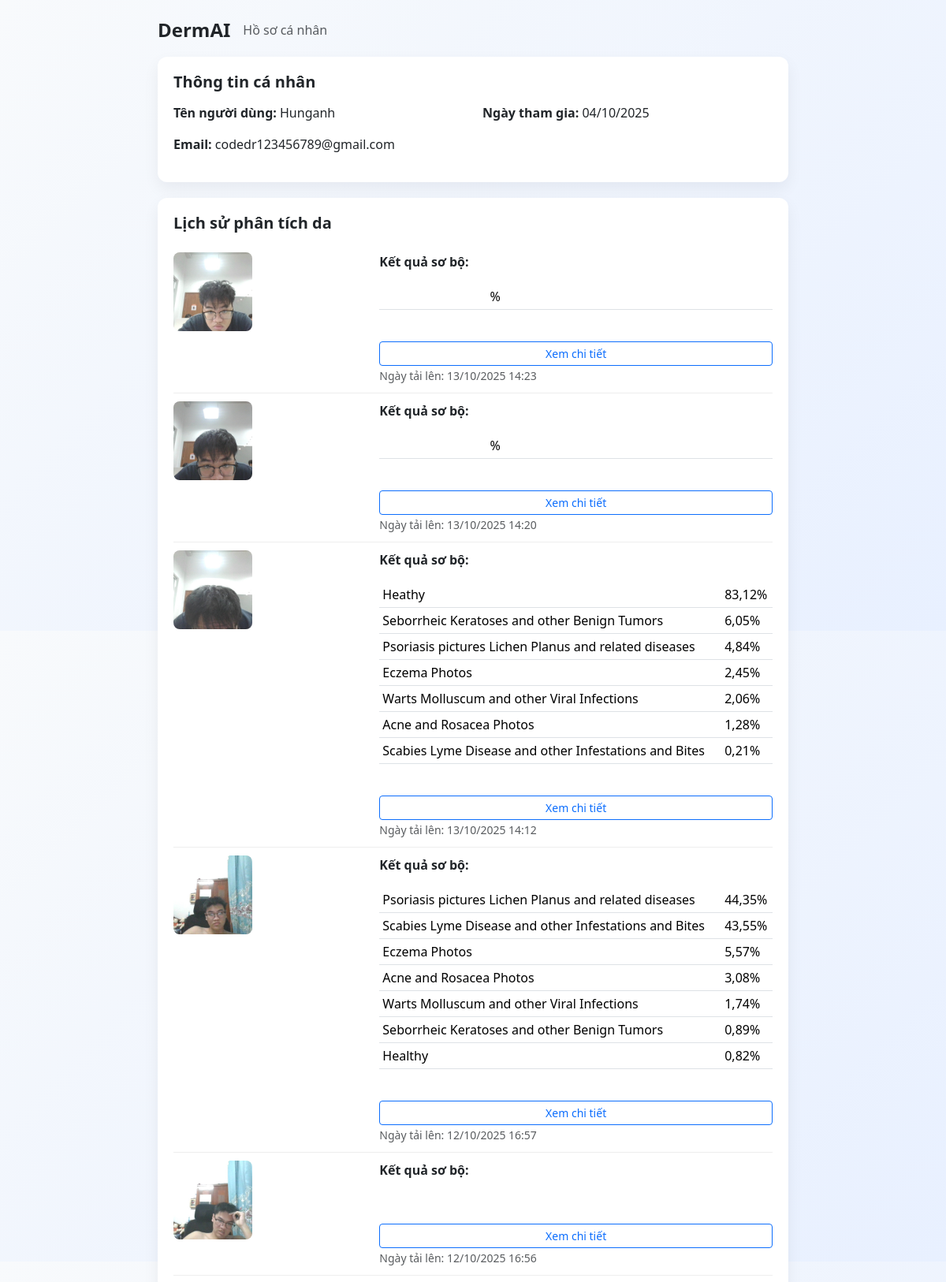
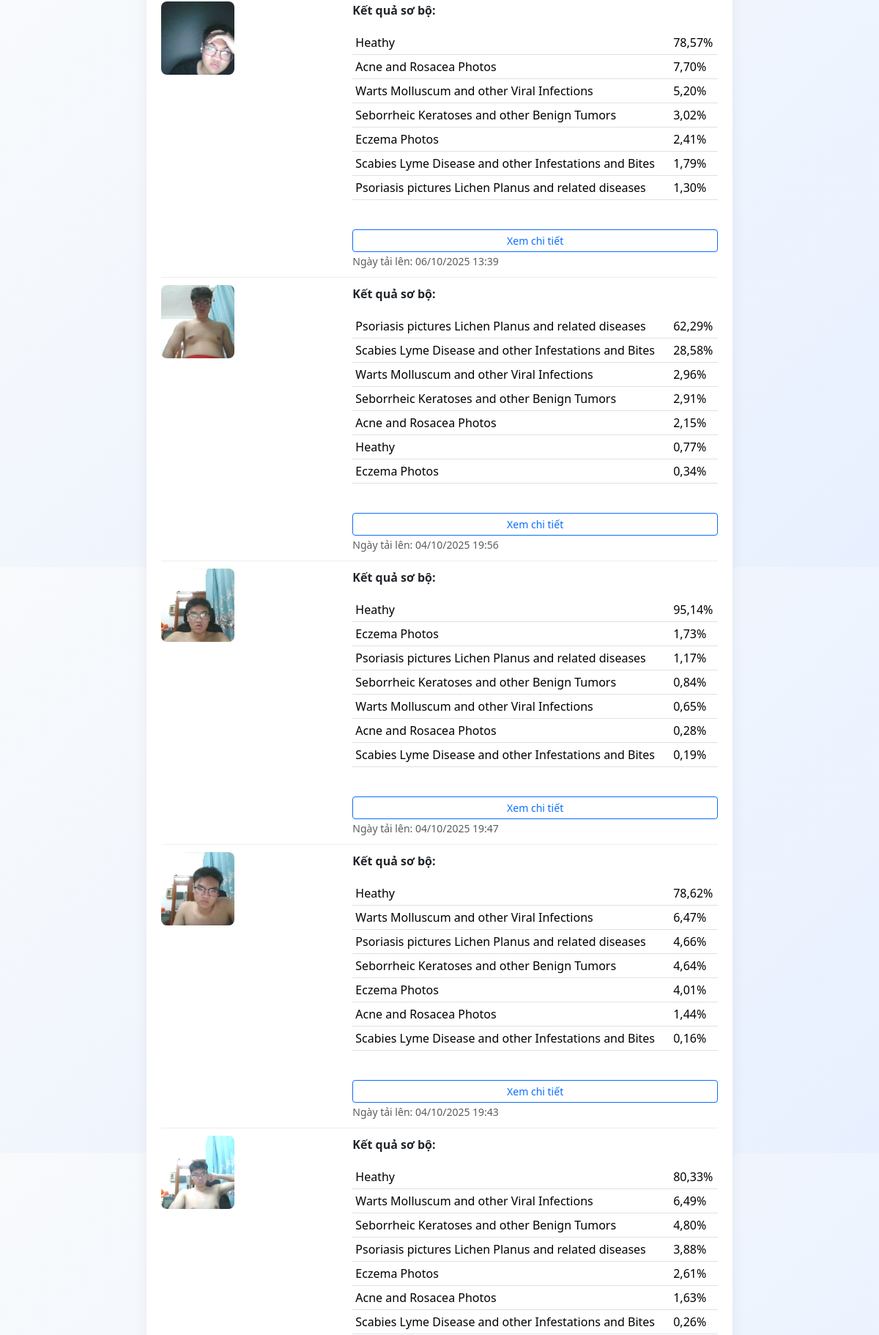
/profile/ (signed in, upper part), run on the app's committed database (2 pictures, top to bottom).
### Dermal/models.py (models this page shows, shortened)
class Profile(models.Model):
    user = models.OneToOneField(User, on_delete=models.CASCADE)
    bio = models.TextField(blank=True)
    title = models.CharField(max_length=100, blank=True)
    location = models.CharField(max_length=100, blank=True)
    avatar = models.ImageField(upload_to='avatars/', blank=True, null=True)
    birth_date = models.DateField(null=True, blank=True)

class Dermal_image(models.Model):
    image = models.ImageField(
        upload_to='dermal_images/', blank=True, null=True)
    uploaded_at = models.DateTimeField(auto_now_add=True)
    user = models.ForeignKey(Profile, on_delete=models.CASCADE)
    result = models.JSONField(blank=True, null=True)
    drug_history = models.TextField(blank=True, null=True)
    illness_history = models.TextField(blank=True, null=True)
    age = models.IntegerField(blank=True, null=True)
    heatmap = models.ImageField(upload_to='heatmaps/', blank=True, null=True)
    more_predict = models.TextField(blank=True, null=True)
    symptom = models.TextField(blank=True, null=True)
    gender = models.TextField(blank=True, null=True)
    explain = models.TextField(blank=True, null=True)

### Dermal/views.py (the view)
# urls.py: path('profile/', your_profile, name='your_profile'),
@login_required
def your_profile(request):
    profile = get_object_or_404(Profile, user=request.user)
    posts = Post.objects.filter(author=profile).order_by('-created_at')
    comments = Comment.objects.filter(author=profile).order_by('-created_at')
    classifications = Dermal_image.objects.filter(
        user=profile).order_by('-uploaded_at')
    return render(request, 'profile.html', {'profile': profile, 'posts': posts, 'comments': comments, 'classifications': classifications})

### Dermal/templates/profile.html (shortened to what this page needs)
<!doctype html>
<html lang="vi">
<head>
    <link href="https://cdn.jsdelivr.net/npm/bootstrap@5.3.2/dist/css/bootstrap.min.css" rel="stylesheet">
</head>
<body class="vh-100 d-flex flex-column align-items-center">
    <div class="profile-container w-100">
        <div class="d-flex align-items-center mb-3">
            <div class="brand fs-4 fw-bold me-3">DermAI</div>
            <div class="hint text-muted">Hồ sơ cá nhân</div>
        </div>
        <div class="profile-card">
            <h5 class="section-title">Thông tin cá nhân</h5>
            <div class="row">
                <div class="col-md-6">
                    <p><strong>Tên người dùng:</strong> {{ profile.user.username }}</p>
                    <p><strong>Email:</strong> {{ profile.user.email }}</p>
                </div>
                <div class="col-md-6">
                    <p><strong>Ngày tham gia:</strong> {{ profile.user.date_joined|date:"d/m/Y" }}</p>
                </div>
            </div>
        </div>
        <div class="profile-card">
            <h5 class="section-title">Lịch sử phân tích da</h5>
            {% if classifications %}
                {% for classification in classifications %}
                <div class="classification-item">
                    <div class="row">
                        <div class="col-md-4">
                            <img src="{{ classification.image.url }}" alt="Skin Image" class="classification-img">
                        </div>
                        <div class="col-md-8">
                            <p><strong>Kết quả sơ bộ:</strong></p>
                            <div class="table-responsive">
                                <table class="table table-sm">
                                    <tbody>
                                        {% for pred in classification.result %}
                                        <tr>
                                            <td>{{ pred.class }}</td>
                                            <td>{{ pred.probability|floatformat:2 }}%</td>
                                        </tr>
                                        {% endfor %}
                                    </tbody>
                                </table>
                            </div>
                            <br>
                            <a href="{% url 'result' image_id=classification.id %}" class="btn btn-sm btn-outline-primary w-100">Xem chi tiết</a>
                            <br>
                            <small class="text-muted">Ngày tải lên: {{ classification.uploaded_at|date:"d/m/Y H:i" }}</small>
                        </div>
                    </div>
                </div>
                {% endfor %}
            {% else %}
                <p class="text-muted">Chưa có lịch sử phân tích.</p>
            {% endif %}
        </div>
    </div>
</body>
</html>

### Dermal/templates/profile.html (style rules this page uses)
body { background: linear-gradient(135deg, #f8fafc 0%, #e8f0ff 100%); padding-bottom: 76px; }
.profile-container { max-width: 800px; margin: 20px auto; }
.profile-card { border-radius: 12px; background: #fff; box-shadow: 0 8px 20px rgba(15,23,42,0.06); padding: 20px; margin-bottom: 20px; }
.section-title { font-weight: 600; margin-bottom: 15px; }
.post-item, .comment-item, .classification-item { border-bottom: 1px solid #eee; padding: 10px 0; }
.classification-img { max-width: 100px; max-height:100px; height: auto; border-radius: 8px; }

### data on the page
Profile: user.username "Hunganh", user.email "codedr123456789@gmail.com", user.date_joined "04/10/2025"
Dermal_image: image (picture), uploaded_at "13/10/2025 14:23"
Dermal_image: image (picture), uploaded_at "13/10/2025 14:20"
Dermal_image: image (picture), class "Heathy" "Seborrheic Keratoses and other Benign Tumors" "Psoriasis pictures Lichen Planus and related diseases" "Eczema Photos" "Warts Molluscum and other Viral Infections" "Acne and Rosacea Photos" "Scabies Lyme Disease and other Infestations and Bites", probability "83,12" "6,05" "4,84" "2,45" "2,06" "1,28" "0,21", uploaded_at "13/10/2025 14:12"
Dermal_image: image (picture), class "Psoriasis pictures Lichen Planus and related diseases" "Scabies Lyme Disease and other Infestations and Bites" "Eczema Photos" "Acne and Rosacea Photos" "Warts Molluscum and other Viral Infections" "Seborrheic Keratoses and other Benign Tumors" "Healthy", probability "44,35" "43,55" "5,57" "3,08" "1,74" "0,89" "0,82", uploaded_at "12/10/2025 16:57"
Dermal_image: image (picture), uploaded_at "12/10/2025 16:56"
Dermal_image: image (picture), class "Heathy" "Acne and Rosacea Photos" "Warts Molluscum and other Viral Infections" "Seborrheic Keratoses and other Benign Tumors" "Eczema Photos" "Scabies Lyme Disease and other Infestations and Bites" "Psoriasis pictures Lichen Planus and related diseases", probability "78,57" "7,70" "5,20" "3,02" "2,41" "1,79" "1,30", uploaded_at "06/10/2025 13:39"
Dermal_image: image (picture), class "Psoriasis pictures Lichen Planus and related diseases" "Scabies Lyme Disease and other Infestations and Bites" "Warts Molluscum and other Viral Infections" "Seborrheic Keratoses and other Benign Tumors" "Acne and Rosacea Photos" "Heathy" "Eczema Photos", probability "62,29" "28,58" "2,96" "2,91" "2,15" "0,77" "0,34", uploaded_at "04/10/2025 19:56"
Dermal_image: image (picture), class "Heathy" "Eczema Photos" "Psoriasis pictures Lichen Planus and related diseases" "Seborrheic Keratoses and other Benign Tumors" "Warts Molluscum and other Viral Infections" "Acne and Rosacea Photos" "Scabies Lyme Disease and other Infestations and Bites", probability "95,14" "1,73" "1,17" "0,84" "0,65" "0,28" "0,19", uploaded_at "04/10/2025 19:47"
Dermal_image: image (picture), class "Heathy" "Warts Molluscum and other Viral Infections" "Psoriasis pictures Lichen Planus and related diseases" "Seborrheic Keratoses and other Benign Tumors" "Eczema Photos" "Acne and Rosacea Photos" "Scabies Lyme Disease and other Infestations and Bites", probability "78,62" "6,47" "4,66" "4,64" "4,01" "1,44" "0,16", uploaded_at "04/10/2025 19:43"
Dermal_image: image (picture), class "Heathy" "Warts Molluscum and other Viral Infections" "Seborrheic Keratoses and other Benign Tumors" "Psoriasis pictures Lichen Planus and related diseases" "Eczema Photos" "Acne and Rosacea Photos" "Scabies Lyme Disease and other Infestations and Bites", probability "80,33" "6,49" "4,80" "3,88" "2,61" "1,63" "0,26"
